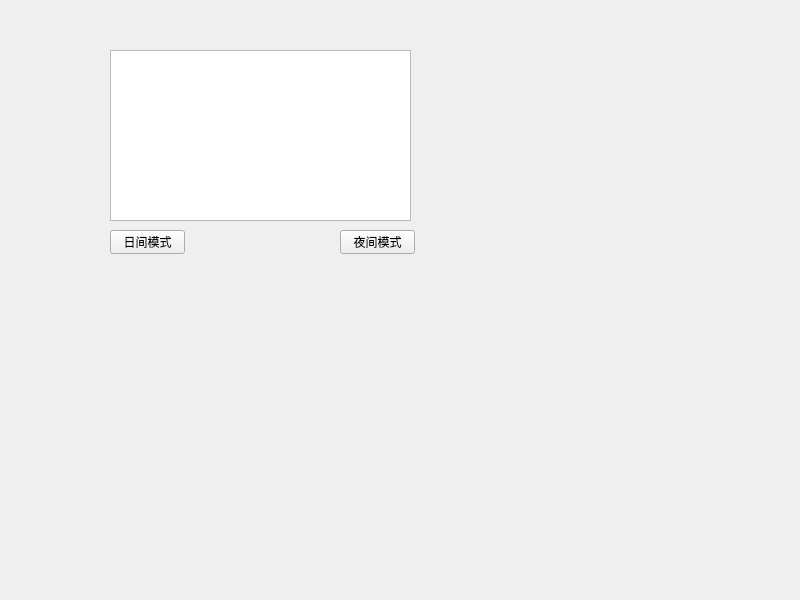
<?xml version="1.0" encoding="UTF-8"?>
<ui version="4.0">
 <class>Widget</class>
 <widget class="QWidget" name="Widget">
  <property name="geometry">
   <rect>
    <x>0</x>
    <y>0</y>
    <width>800</width>
    <height>600</height>
   </rect>
  </property>
  <property name="windowTitle">
   <string>Widget</string>
  </property>
  <widget class="QPushButton" name="pushButton_light">
   <property name="geometry">
    <rect>
     <x>110</x>
     <y>230</y>
     <width>75</width>
     <height>24</height>
    </rect>
   </property>
   <property name="text">
    <string>日间模式</string>
   </property>
  </widget>
  <widget class="QPushButton" name="pushButton_dark">
   <property name="geometry">
    <rect>
     <x>340</x>
     <y>230</y>
     <width>75</width>
     <height>24</height>
    </rect>
   </property>
   <property name="text">
    <string>夜间模式</string>
   </property>
  </widget>
  <widget class="QPlainTextEdit" name="plainTextEdit">
   <property name="geometry">
    <rect>
     <x>110</x>
     <y>50</y>
     <width>301</width>
     <height>171</height>
    </rect>
   </property>
  </widget>
 </widget>
 <resources/>
 <connections/>
</ui>
